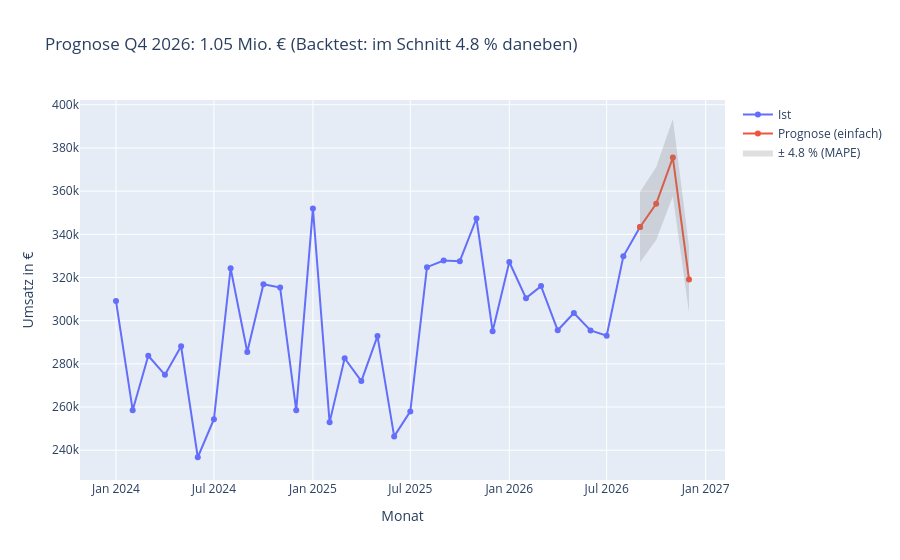

This figure's notebook cell:
### Markdown cell above
## Erweiterung: Spanne oder Backtest je Region

Prompt und Lösung: Übung, Erweiterung.

### Code cell
# Spanne: Prognose ± Backtest-MAPE als graue Fläche
unten = vorschau["umsatz"] * (1 - mape_einfach / 100)
oben = vorschau["umsatz"] * (1 + mape_einfach / 100)
fig.add_scatter(x=vorschau["monat"], y=oben, mode="lines", line=dict(width=0), showlegend=False)
fig.add_scatter(x=vorschau["monat"], y=unten, mode="lines", line=dict(width=0), fill="tonexty",
                fillcolor="rgba(128,128,128,0.25)", name=f"± {mape_einfach:.1f} % (MAPE)")
fig

### Figure 1 — Plotly figure (JSON) as saved in the notebook; plotly's stock layout.template omitted (floating-point values rounded to 4 significant figures)
{"data": [{"hovertemplate": "=Ist<br>Monat=%{x}<br>Umsatz in €=%{y}<extra></extra>", "legendgroup": "Ist", "line": {"color": "#636efa", "dash": "solid"}, "marker": {"symbol": "circle"}, "mode": "lines+markers", "name": "Ist", "orientation": "v", "showlegend": true, "type": "scatter", "x": ["2024-01", "2024-02", "2024-03", "2024-04", "2024-05", "2024-06", "2024-07", "2024-08", "2024-09", "2024-10", "2024-11", "2024-12", "2025-01", "2025-02", "2025-03", "2025-04", "2025-05", "2025-06", "2025-07", "2025-08", "2025-09", "2025-10", "2025-11", "2025-12", "2026-01", "2026-02", "2026-03", "2026-04", "2026-05", "2026-06", "2026-07", "2026-08", "2026-09"], "xaxis": "x", "y": [309100.0, 258500.0, 283800.0, 274900.0, 288100.0, 236700.0, 254300.0, 324300.0, 285500.0, 316900.0, 315400.0, 258500.0, 351900.0, 252900.0, 282600.0, 272000.0, 292800.0, 246400.0, 258000.0, 324800.0, 327900.0, 327500.0, 347300.0, 295100.0, 327200.0, 310400.0, 316000.0, 295500.0, 303600.0, 295500.0, 293100.0, 329800.0, 343400.0], "yaxis": "y"}, {"hovertemplate": "=Prognose (einfach)<br>Monat=%{x}<br>Umsatz in €=%{y}<extra></extra>", "legendgroup": "Prognose (einfach)", "line": {"color": "#EF553B", "dash": "solid"}, "marker": {"symbol": "circle"}, "mode": "lines+markers", "name": "Prognose (einfach)", "orientation": "v", "showlegend": true, "type": "scatter", "x": ["2026-09", "2026-10", "2026-11", "2026-12"], "xaxis": "x", "y": [343400.0, 354200.0, 375500.0, 319100.0], "yaxis": "y"}, {"line": {"width": 0}, "mode": "lines", "showlegend": false, "type": "scatter", "x": ["2026-09", "2026-10", "2026-11", "2026-12"], "y": [359700.0, 371000.0, 393400.0, 334300.0]}, {"fill": "tonexty", "fillcolor": "rgba(128,128,128,0.25)", "line": {"width": 0}, "mode": "lines", "name": "± 4.8 % (MAPE)", "type": "scatter", "x": ["2026-09", "2026-10", "2026-11", "2026-12"], "y": [327000.0, 337300.0, 357700.0, 303900.0]}], "layout": {"legend": {"title": {"text": ""}, "tracegroupgap": 0}, "title": {"text": "Prognose Q4 2026: 1.05 Mio. € (Backtest: im Schnitt 4.8 % daneben)"}, "xaxis": {"anchor": "y", "domain": [0.0, 1.0], "title": {"text": "Monat"}}, "yaxis": {"anchor": "x", "domain": [0.0, 1.0], "title": {"text": "Umsatz in €"}}}}
